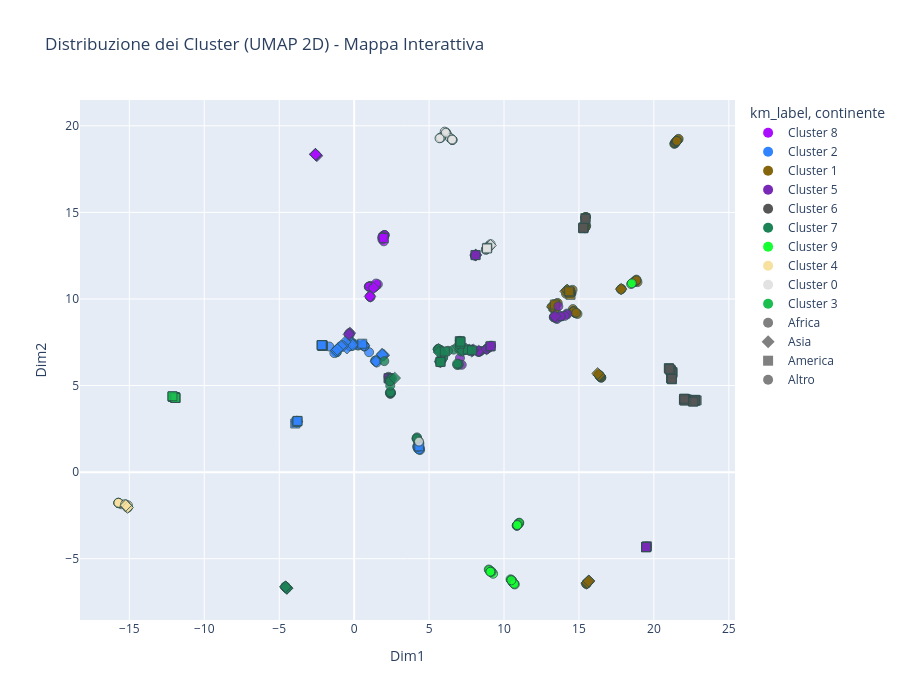

Source (notebook cell):
### Markdown cell above
### 7. Visualizzazione UMAP e Analisi Documenti

### Code cell
import umap
import umap.umap_ as umap
import plotly.express as px
if 'embeddings_5d' in globals():
    # Calcolo UMAP
    reducer = umap.UMAP( n_neighbors=15,
    min_dist=0.1,
    n_components=2,
    metric="cosine",
    random_state=42)
    
    components_umap = reducer.fit_transform(embeddings_5d)
    # Creazione DataFrame arricchito con i metadati per il tooltip interattivo
    df_umap = pd.DataFrame(data=components_umap, columns=['Dim1', 'Dim2'])
    
    # Plotly preferisce etichette testuali per trattare i colori in modo discreto (categoriale)
    df_umap['km_label'] = 'Cluster ' + df_documents_with_tfidf['km_label'].astype(str)
    
    # Aggiungiamo i metadati per l'hover (quando passi il mouse sopra i punti)
    df_umap['country'] = df_documents_with_tfidf['country']
    df_umap['period'] = df_documents_with_tfidf['period']
    #df_umap['filename'] = df_documents_with_tfidf['filename']
        #mappatura paesi in macro regioni
    paesi_continenti = {
        "Angola": "Africa",
        "Burundi": "Africa",
        "Central African Republic": "Africa",
        "Democratic Republic of the Congo": "Africa",
        "Djibouti": "Africa",
        "Eswatini": "Africa",
        "Ethiopia": "Africa",
        "Kenya": "Africa",
        "Lesotho": "Africa",
        "Madagascar": "Africa",
        "Malawi": "Africa",
        "Mozambique": "Africa",
        "Namibia": "Africa",
        "Somalia": "Africa",
        "South Africa": "Africa",
        "South Sudan": "Africa",
        "Sudan": "Africa",
        "Uganda": "Africa",
        "United Republic of Tanzania": "Africa",
        "Zambia": "Africa",
        "Zimbabwe": "Africa",
        "Afghanistan": "Asia",
        "Bangladesh": "Asia",
        "Cambodia": "Asia",
        "Gaza Strip": "Asia",
        "Lebanon": "Asia",
        "Pakistan": "Asia",
        "Tajikistan": "Asia",
        "Timor-Leste": "Asia",
        "Yemen": "Asia",
        "Dominican Republic": "America",
        "Ecuador": "America",
        "El Salvador": "America",
        "Guatemala": "America",
        "Haiti": "America",
        "Honduras": "America"
    }
    
    df_umap['continente'] = df_umap['country'].map(paesi_continenti).fillna('Altro')
    # Generazione grafico interattivo con Plotly
    fig = px.scatter(
        df_umap, 
        x='Dim1', 
        y='Dim2', 
        color='km_label',
        symbol='continente',
        hover_data=['country', 'period', 'continente'],
        title='Distribuzione dei Cluster (UMAP 2D) - Mappa Interattiva',
        color_discrete_sequence=px.colors.qualitative.Alphabet,
        height=700
    )
    
    fig.update_traces(marker=dict(size=9, opacity=0.8, line=dict(width=1, color='DarkSlateGrey')))
    
    
    
    import plotly.graph_objects as go
    added_colors = set()
    added_symbols = set()
    
    # Primo passaggio: aggiungiamo SOLO le voci per i Cluster
    for trace in list(fig.data):
        trace.showlegend = False
        parts = str(trace.name).split(', ')
        c_name = parts[0] if len(parts) > 0 else 'Sconosciuto'
        
        # Assegniamo la traccia reale al gruppo del cluster per poterla spegnere cliccando la legenda
        trace.legendgroup = c_name
        
        if c_name not in added_colors:
            fig.add_trace(go.Scatter(
                x=[None], y=[None], mode='markers',
                marker=dict(size=10, color=trace.marker.color, symbol='circle'),
                name=c_name, legendgroup=c_name
            ))
            added_colors.add(c_name)
            
    # Secondo passaggio: aggiungiamo SOLO le voci per i Continenti (così appaiono sotto in blocco)
    for trace in list(fig.data):
        # Evitiamo di ritoccare showlegend e legendgroup, ci serve solo aggiungere i dummy symbol
        parts = str(trace.name).split(', ')
        s_name = parts[1] if len(parts) > 1 else 'Altro'
        
        if s_name not in added_symbols:
            fig.add_trace(go.Scatter(
                x=[None], y=[None], mode='markers',
                marker=dict(size=10, color='gray', symbol=trace.marker.symbol),
                name=s_name, legendgroup=s_name
            ))
            added_symbols.add(s_name)
    if globals().get('salva_grafici', True):
        fig.write_html('umap_kmeans.html')
    fig.show()
